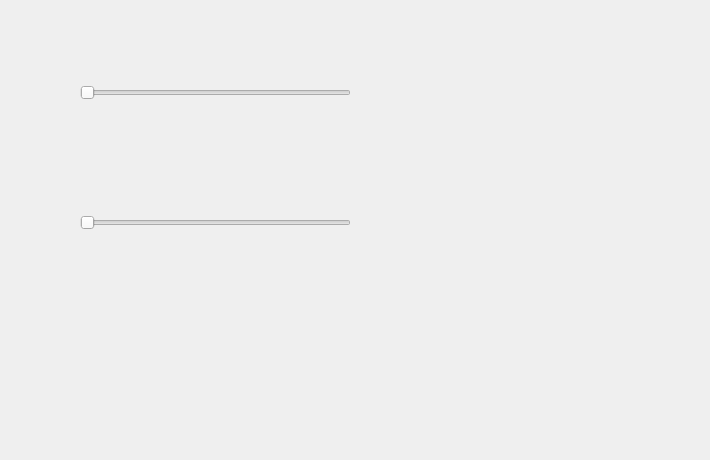
<?xml version="1.0" encoding="UTF-8"?>
<ui version="4.0">
 <class>Form</class>
 <widget class="QWidget" name="Form">
  <property name="geometry">
   <rect>
    <x>0</x>
    <y>0</y>
    <width>710</width>
    <height>460</height>
   </rect>
  </property>
  <property name="windowTitle">
   <string>Form</string>
  </property>
  <widget class="QSlider" name="horizontalSlider">
   <property name="geometry">
    <rect>
     <x>80</x>
     <y>80</y>
     <width>271</width>
     <height>25</height>
    </rect>
   </property>
   <property name="orientation">
    <enum>Qt::Orientation::Horizontal</enum>
   </property>
  </widget>
  <widget class="QSlider" name="horizontalSlider_2">
   <property name="geometry">
    <rect>
     <x>80</x>
     <y>210</y>
     <width>271</width>
     <height>25</height>
    </rect>
   </property>
   <property name="minimum">
    <number>30</number>
   </property>
   <property name="maximum">
    <number>80</number>
   </property>
   <property name="orientation">
    <enum>Qt::Orientation::Horizontal</enum>
   </property>
  </widget>
 </widget>
 <resources/>
 <connections/>
</ui>
